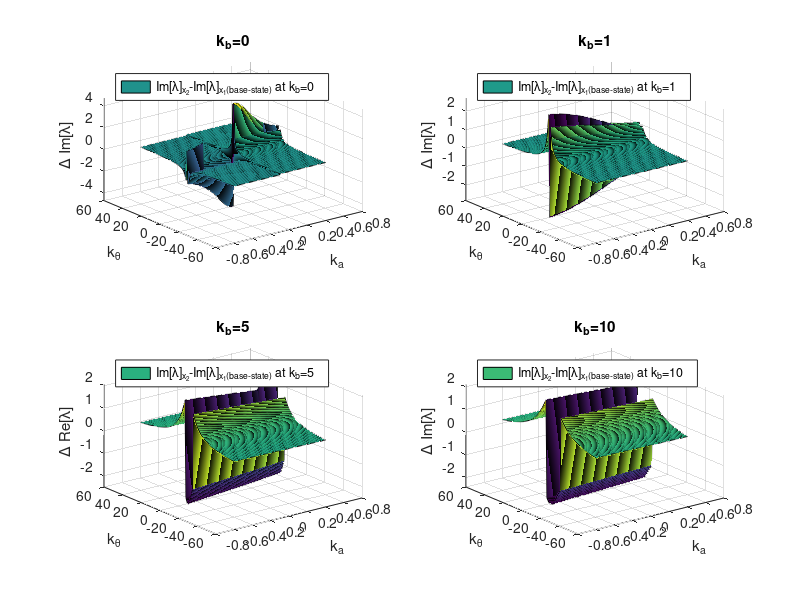

This figure's MATLAB source:
clc
clear
% 用来算平凡解

%系数
% A=u_a^*
% B=\frac{1}{\rho\phi}
% C=\alpha
% D=k_a
% E=k_{\theta}
% F=k_b
% H=\frac{1}{h_2}
% X=\lambda - here is F
A=1;
B=1;
C=pi/6;

F=0;

G=1;

H=1;

%网格
L = 0.5;
x = linspace(-L,L,100);
y = linspace(-100*L,100*L,100);

[X,Y]=meshgrid(x,y);

%解的函数关系
UP1=- ((F.^2 + Y.^2.*H.^2 + X.^2).*(2.*A.*X.^3 - imag((- 8.*(F.^2 - sin(C).*F.*H.*1i + Y.^2.*H.^2 - cos(C).*X.*H.*1i + X.^2).*(2.*A.^2.*X.^2.*H.^2.*cos(C).^2 - 2.*A.^2.*X.^2.*F.^2 - 2.*Y.^4.*G.^2.*H.^4 - 2.*A.^2.*X.^4 + 4.*Y.^2.*G.^2.*H.^4.*cos(C).^2 + 4.*F.^2.*G.^2.*H.^2.*cos(C).^2 + 2.*X.^2.*G.^2.*H.^2.*sin(2.*C) + 2.*Y.^2.*G.^2.*H.^4.*sin(2.*C) + A.^2.*X.^3.*H.*cos(C).*4i - 2.*A.^2.*X.^2.*Y.^2.*H.^2 - 2.*X.^2.*Y.^2.*G.^2.*H.^2 - 2.*Y.^2.*F.^2.*G.^2.*H.^2 - 4.*A.*X.^3.*Y.*G.*H + X.*Y.^2.*G.^2.*H.^3.*cos(C).*4i - 4.*X.*F.*G.^2.*H.^2.*cos(C).^2 + Y.^2.*F.*G.^2.*H.^3.*cos(C).*4i + A.^2.*X.*F.*H.^2.*sin(2.*C) - 2.*X.*F.*G.^2.*H.^2.*sin(2.*C) - 4.*A.*X.*Y.^3.*G.*H.^3 + A.^2.*X.*F.^2.*H.*cos(C).*2i + A.^2.*X.^2.*F.*H.*sin(C).*2i + A.*X.^2.*Y.*G.*H.^2.*cos(C).*8i + 6.*A.*X.*Y.*G.*H.^3.*cos(C).^2 + A.*Y.*F.^2.*G.*H.^2.*cos(C).*2i + 2.*A.*X.*Y.*G.*H.^3.*sin(2.*C) + A.*Y.*F.*G.*H.^3.*sin(2.*C) - 4.*A.*X.*Y.*F.^2.*G.*H + A.*X.*Y.*F.*G.*H.^2.*cos(C).*4i + A.*X.*Y.*F.*G.*H.^2.*sin(C).*2i) + (A.*X.^3.*4i + A.*X.*F.^2.*4i + Y.^3.*G.*H.^3.*4i + A.*X.*Y.^2.*H.^2.*4i + 6.*A.*X.^2.*H.*cos(C) + 2.*A.*F.^2.*H.*cos(C) - A.*X.*H.^2.*cos(C).^2.*2i - Y.*G.*H.^3.*cos(C).^2.*4i - A.*F.*H.^2.*sin(2.*C).*1i - Y.*G.*H.^3.*sin(2.*C).*2i + X.^2.*Y.*G.*H.*4i + Y.*F.^2.*G.*H.*4i + 4.*A.*X.*F.*H.*sin(C) + 6.*X.*Y.*G.*H.^2.*cos(C) + 4.*Y.*F.*G.*H.^2.*cos(C) + 2.*Y.*F.*G.*H.^2.*sin(C)).^2).^(1./2))./2 + 2.*A.*X.*F.^2 + 2.*Y.^3.*G.*H.^3 + 2.*A.*X.*Y.^2.*H.^2 - A.*X.*H.^2.*cos(C).^2 - 2.*Y.*G.*H.^3.*cos(C).^2 - (A.*F.*H.^2.*sin(2.*C))./2 - Y.*G.*H.^3.*sin(2.*C) + 2.*X.^2.*Y.*G.*H + 2.*Y.*F.^2.*G.*H))./(2.*((F.^2 + Y.^2.*H.^2 + X.^2).^2 + (X.*H.*cos(C) + F.*H.*sin(C)).^2)) - ((X.*H.*cos(C) + F.*H.*sin(C)).*(3.*A.*X.^2.*H.*cos(C) - real((- 8.*(F.^2 - sin(C).*F.*H.*1i + Y.^2.*H.^2 - cos(C).*X.*H.*1i + X.^2).*(2.*A.^2.*X.^2.*H.^2.*cos(C).^2 - 2.*A.^2.*X.^2.*F.^2 - 2.*Y.^4.*G.^2.*H.^4 - 2.*A.^2.*X.^4 + 4.*Y.^2.*G.^2.*H.^4.*cos(C).^2 + 4.*F.^2.*G.^2.*H.^2.*cos(C).^2 + 2.*X.^2.*G.^2.*H.^2.*sin(2.*C) + 2.*Y.^2.*G.^2.*H.^4.*sin(2.*C) + A.^2.*X.^3.*H.*cos(C).*4i - 2.*A.^2.*X.^2.*Y.^2.*H.^2 - 2.*X.^2.*Y.^2.*G.^2.*H.^2 - 2.*Y.^2.*F.^2.*G.^2.*H.^2 - 4.*A.*X.^3.*Y.*G.*H + X.*Y.^2.*G.^2.*H.^3.*cos(C).*4i - 4.*X.*F.*G.^2.*H.^2.*cos(C).^2 + Y.^2.*F.*G.^2.*H.^3.*cos(C).*4i + A.^2.*X.*F.*H.^2.*sin(2.*C) - 2.*X.*F.*G.^2.*H.^2.*sin(2.*C) - 4.*A.*X.*Y.^3.*G.*H.^3 + A.^2.*X.*F.^2.*H.*cos(C).*2i + A.^2.*X.^2.*F.*H.*sin(C).*2i + A.*X.^2.*Y.*G.*H.^2.*cos(C).*8i + 6.*A.*X.*Y.*G.*H.^3.*cos(C).^2 + A.*Y.*F.^2.*G.*H.^2.*cos(C).*2i + 2.*A.*X.*Y.*G.*H.^3.*sin(2.*C) + A.*Y.*F.*G.*H.^3.*sin(2.*C) - 4.*A.*X.*Y.*F.^2.*G.*H + A.*X.*Y.*F.*G.*H.^2.*cos(C).*4i + A.*X.*Y.*F.*G.*H.^2.*sin(C).*2i) + (A.*X.^3.*4i + A.*X.*F.^2.*4i + Y.^3.*G.*H.^3.*4i + A.*X.*Y.^2.*H.^2.*4i + 6.*A.*X.^2.*H.*cos(C) + 2.*A.*F.^2.*H.*cos(C) - A.*X.*H.^2.*cos(C).^2.*2i - Y.*G.*H.^3.*cos(C).^2.*4i - A.*F.*H.^2.*sin(2.*C).*1i - Y.*G.*H.^3.*sin(2.*C).*2i + X.^2.*Y.*G.*H.*4i + Y.*F.^2.*G.*H.*4i + 4.*A.*X.*F.*H.*sin(C) + 6.*X.*Y.*G.*H.^2.*cos(C) + 4.*Y.*F.*G.*H.^2.*cos(C) + 2.*Y.*F.*G.*H.^2.*sin(C)).^2).^(1./2))./2 + A.*F.^2.*H.*cos(C) + 2.*A.*X.*F.*H.*sin(C) + 3.*X.*Y.*G.*H.^2.*cos(C) + 2.*Y.*F.*G.*H.^2.*cos(C) + Y.*F.*G.*H.^2.*sin(C)))./(2.*((F.^2 + Y.^2.*H.^2 + X.^2).^2 + (X.*H.*cos(C) + F.*H.*sin(C)).^2));

UP2=- ((F.^2 + Y.^2.*H.^2 + X.^2).*(imag((- 8.*(F.^2 - sin(C).*F.*H.*1i + Y.^2.*H.^2 - cos(C).*X.*H.*1i + X.^2).*(2.*A.^2.*X.^2.*H.^2.*cos(C).^2 - 2.*A.^2.*X.^2.*F.^2 - 2.*Y.^4.*G.^2.*H.^4 - 2.*A.^2.*X.^4 + 4.*Y.^2.*G.^2.*H.^4.*cos(C).^2 + 4.*F.^2.*G.^2.*H.^2.*cos(C).^2 + 2.*X.^2.*G.^2.*H.^2.*sin(2.*C) + 2.*Y.^2.*G.^2.*H.^4.*sin(2.*C) + A.^2.*X.^3.*H.*cos(C).*4i - 2.*A.^2.*X.^2.*Y.^2.*H.^2 - 2.*X.^2.*Y.^2.*G.^2.*H.^2 - 2.*Y.^2.*F.^2.*G.^2.*H.^2 - 4.*A.*X.^3.*Y.*G.*H + X.*Y.^2.*G.^2.*H.^3.*cos(C).*4i - 4.*X.*F.*G.^2.*H.^2.*cos(C).^2 + Y.^2.*F.*G.^2.*H.^3.*cos(C).*4i + A.^2.*X.*F.*H.^2.*sin(2.*C) - 2.*X.*F.*G.^2.*H.^2.*sin(2.*C) - 4.*A.*X.*Y.^3.*G.*H.^3 + A.^2.*X.*F.^2.*H.*cos(C).*2i + A.^2.*X.^2.*F.*H.*sin(C).*2i + A.*X.^2.*Y.*G.*H.^2.*cos(C).*8i + 6.*A.*X.*Y.*G.*H.^3.*cos(C).^2 + A.*Y.*F.^2.*G.*H.^2.*cos(C).*2i + 2.*A.*X.*Y.*G.*H.^3.*sin(2.*C) + A.*Y.*F.*G.*H.^3.*sin(2.*C) - 4.*A.*X.*Y.*F.^2.*G.*H + A.*X.*Y.*F.*G.*H.^2.*cos(C).*4i + A.*X.*Y.*F.*G.*H.^2.*sin(C).*2i) + (A.*X.^3.*4i + A.*X.*F.^2.*4i + Y.^3.*G.*H.^3.*4i + A.*X.*Y.^2.*H.^2.*4i + 6.*A.*X.^2.*H.*cos(C) + 2.*A.*F.^2.*H.*cos(C) - A.*X.*H.^2.*cos(C).^2.*2i - Y.*G.*H.^3.*cos(C).^2.*4i - A.*F.*H.^2.*sin(2.*C).*1i - Y.*G.*H.^3.*sin(2.*C).*2i + X.^2.*Y.*G.*H.*4i + Y.*F.^2.*G.*H.*4i + 4.*A.*X.*F.*H.*sin(C) + 6.*X.*Y.*G.*H.^2.*cos(C) + 4.*Y.*F.*G.*H.^2.*cos(C) + 2.*Y.*F.*G.*H.^2.*sin(C)).^2).^(1./2))./2 + 2.*A.*X.^3 + 2.*A.*X.*F.^2 + 2.*Y.^3.*G.*H.^3 + 2.*A.*X.*Y.^2.*H.^2 - A.*X.*H.^2.*cos(C).^2 - 2.*Y.*G.*H.^3.*cos(C).^2 - (A.*F.*H.^2.*sin(2.*C))./2 - Y.*G.*H.^3.*sin(2.*C) + 2.*X.^2.*Y.*G.*H + 2.*Y.*F.^2.*G.*H))./(2.*((F.^2 + Y.^2.*H.^2 + X.^2).^2 + (X.*H.*cos(C) + F.*H.*sin(C)).^2)) - ((X.*H.*cos(C) + F.*H.*sin(C)).*(real((- 8.*(F.^2 - sin(C).*F.*H.*1i + Y.^2.*H.^2 - cos(C).*X.*H.*1i + X.^2).*(2.*A.^2.*X.^2.*H.^2.*cos(C).^2 - 2.*A.^2.*X.^2.*F.^2 - 2.*Y.^4.*G.^2.*H.^4 - 2.*A.^2.*X.^4 + 4.*Y.^2.*G.^2.*H.^4.*cos(C).^2 + 4.*F.^2.*G.^2.*H.^2.*cos(C).^2 + 2.*X.^2.*G.^2.*H.^2.*sin(2.*C) + 2.*Y.^2.*G.^2.*H.^4.*sin(2.*C) + A.^2.*X.^3.*H.*cos(C).*4i - 2.*A.^2.*X.^2.*Y.^2.*H.^2 - 2.*X.^2.*Y.^2.*G.^2.*H.^2 - 2.*Y.^2.*F.^2.*G.^2.*H.^2 - 4.*A.*X.^3.*Y.*G.*H + X.*Y.^2.*G.^2.*H.^3.*cos(C).*4i - 4.*X.*F.*G.^2.*H.^2.*cos(C).^2 + Y.^2.*F.*G.^2.*H.^3.*cos(C).*4i + A.^2.*X.*F.*H.^2.*sin(2.*C) - 2.*X.*F.*G.^2.*H.^2.*sin(2.*C) - 4.*A.*X.*Y.^3.*G.*H.^3 + A.^2.*X.*F.^2.*H.*cos(C).*2i + A.^2.*X.^2.*F.*H.*sin(C).*2i + A.*X.^2.*Y.*G.*H.^2.*cos(C).*8i + 6.*A.*X.*Y.*G.*H.^3.*cos(C).^2 + A.*Y.*F.^2.*G.*H.^2.*cos(C).*2i + 2.*A.*X.*Y.*G.*H.^3.*sin(2.*C) + A.*Y.*F.*G.*H.^3.*sin(2.*C) - 4.*A.*X.*Y.*F.^2.*G.*H + A.*X.*Y.*F.*G.*H.^2.*cos(C).*4i + A.*X.*Y.*F.*G.*H.^2.*sin(C).*2i) + (A.*X.^3.*4i + A.*X.*F.^2.*4i + Y.^3.*G.*H.^3.*4i + A.*X.*Y.^2.*H.^2.*4i + 6.*A.*X.^2.*H.*cos(C) + 2.*A.*F.^2.*H.*cos(C) - A.*X.*H.^2.*cos(C).^2.*2i - Y.*G.*H.^3.*cos(C).^2.*4i - A.*F.*H.^2.*sin(2.*C).*1i - Y.*G.*H.^3.*sin(2.*C).*2i + X.^2.*Y.*G.*H.*4i + Y.*F.^2.*G.*H.*4i + 4.*A.*X.*F.*H.*sin(C) + 6.*X.*Y.*G.*H.^2.*cos(C) + 4.*Y.*F.*G.*H.^2.*cos(C) + 2.*Y.*F.*G.*H.^2.*sin(C)).^2).^(1./2))./2 + 3.*A.*X.^2.*H.*cos(C) + A.*F.^2.*H.*cos(C) + 2.*A.*X.*F.*H.*sin(C) + 3.*X.*Y.*G.*H.^2.*cos(C) + 2.*Y.*F.*G.*H.^2.*cos(C) + Y.*F.*G.*H.^2.*sin(C)))./(2.*((F.^2 + Y.^2.*H.^2 + X.^2).^2 + (X.*H.*cos(C) + F.*H.*sin(C)).^2));

UP=UP2-UP1;
%
subplot(2,2,1)
surf(X,Y,UP);

zlim([-inf,inf])

legend('Im[\lambda]_{x_2}-Im[\lambda]_{x_1(base-state)} at k_b=0','Location','northwest')

%colorbar;
xlabel('k_a')
ylabel('k_{\theta}')
zlabel('\Delta Im[\lambda]')
title('k_b=0')

%
F=1;

%解的函数关系
UP1=- ((F.^2 + Y.^2.*H.^2 + X.^2).*(2.*A.*X.^3 - imag((- 8.*(F.^2 - sin(C).*F.*H.*1i + Y.^2.*H.^2 - cos(C).*X.*H.*1i + X.^2).*(2.*A.^2.*X.^2.*H.^2.*cos(C).^2 - 2.*A.^2.*X.^2.*F.^2 - 2.*Y.^4.*G.^2.*H.^4 - 2.*A.^2.*X.^4 + 4.*Y.^2.*G.^2.*H.^4.*cos(C).^2 + 4.*F.^2.*G.^2.*H.^2.*cos(C).^2 + 2.*X.^2.*G.^2.*H.^2.*sin(2.*C) + 2.*Y.^2.*G.^2.*H.^4.*sin(2.*C) + A.^2.*X.^3.*H.*cos(C).*4i - 2.*A.^2.*X.^2.*Y.^2.*H.^2 - 2.*X.^2.*Y.^2.*G.^2.*H.^2 - 2.*Y.^2.*F.^2.*G.^2.*H.^2 - 4.*A.*X.^3.*Y.*G.*H + X.*Y.^2.*G.^2.*H.^3.*cos(C).*4i - 4.*X.*F.*G.^2.*H.^2.*cos(C).^2 + Y.^2.*F.*G.^2.*H.^3.*cos(C).*4i + A.^2.*X.*F.*H.^2.*sin(2.*C) - 2.*X.*F.*G.^2.*H.^2.*sin(2.*C) - 4.*A.*X.*Y.^3.*G.*H.^3 + A.^2.*X.*F.^2.*H.*cos(C).*2i + A.^2.*X.^2.*F.*H.*sin(C).*2i + A.*X.^2.*Y.*G.*H.^2.*cos(C).*8i + 6.*A.*X.*Y.*G.*H.^3.*cos(C).^2 + A.*Y.*F.^2.*G.*H.^2.*cos(C).*2i + 2.*A.*X.*Y.*G.*H.^3.*sin(2.*C) + A.*Y.*F.*G.*H.^3.*sin(2.*C) - 4.*A.*X.*Y.*F.^2.*G.*H + A.*X.*Y.*F.*G.*H.^2.*cos(C).*4i + A.*X.*Y.*F.*G.*H.^2.*sin(C).*2i) + (A.*X.^3.*4i + A.*X.*F.^2.*4i + Y.^3.*G.*H.^3.*4i + A.*X.*Y.^2.*H.^2.*4i + 6.*A.*X.^2.*H.*cos(C) + 2.*A.*F.^2.*H.*cos(C) - A.*X.*H.^2.*cos(C).^2.*2i - Y.*G.*H.^3.*cos(C).^2.*4i - A.*F.*H.^2.*sin(2.*C).*1i - Y.*G.*H.^3.*sin(2.*C).*2i + X.^2.*Y.*G.*H.*4i + Y.*F.^2.*G.*H.*4i + 4.*A.*X.*F.*H.*sin(C) + 6.*X.*Y.*G.*H.^2.*cos(C) + 4.*Y.*F.*G.*H.^2.*cos(C) + 2.*Y.*F.*G.*H.^2.*sin(C)).^2).^(1./2))./2 + 2.*A.*X.*F.^2 + 2.*Y.^3.*G.*H.^3 + 2.*A.*X.*Y.^2.*H.^2 - A.*X.*H.^2.*cos(C).^2 - 2.*Y.*G.*H.^3.*cos(C).^2 - (A.*F.*H.^2.*sin(2.*C))./2 - Y.*G.*H.^3.*sin(2.*C) + 2.*X.^2.*Y.*G.*H + 2.*Y.*F.^2.*G.*H))./(2.*((F.^2 + Y.^2.*H.^2 + X.^2).^2 + (X.*H.*cos(C) + F.*H.*sin(C)).^2)) - ((X.*H.*cos(C) + F.*H.*sin(C)).*(3.*A.*X.^2.*H.*cos(C) - real((- 8.*(F.^2 - sin(C).*F.*H.*1i + Y.^2.*H.^2 - cos(C).*X.*H.*1i + X.^2).*(2.*A.^2.*X.^2.*H.^2.*cos(C).^2 - 2.*A.^2.*X.^2.*F.^2 - 2.*Y.^4.*G.^2.*H.^4 - 2.*A.^2.*X.^4 + 4.*Y.^2.*G.^2.*H.^4.*cos(C).^2 + 4.*F.^2.*G.^2.*H.^2.*cos(C).^2 + 2.*X.^2.*G.^2.*H.^2.*sin(2.*C) + 2.*Y.^2.*G.^2.*H.^4.*sin(2.*C) + A.^2.*X.^3.*H.*cos(C).*4i - 2.*A.^2.*X.^2.*Y.^2.*H.^2 - 2.*X.^2.*Y.^2.*G.^2.*H.^2 - 2.*Y.^2.*F.^2.*G.^2.*H.^2 - 4.*A.*X.^3.*Y.*G.*H + X.*Y.^2.*G.^2.*H.^3.*cos(C).*4i - 4.*X.*F.*G.^2.*H.^2.*cos(C).^2 + Y.^2.*F.*G.^2.*H.^3.*cos(C).*4i + A.^2.*X.*F.*H.^2.*sin(2.*C) - 2.*X.*F.*G.^2.*H.^2.*sin(2.*C) - 4.*A.*X.*Y.^3.*G.*H.^3 + A.^2.*X.*F.^2.*H.*cos(C).*2i + A.^2.*X.^2.*F.*H.*sin(C).*2i + A.*X.^2.*Y.*G.*H.^2.*cos(C).*8i + 6.*A.*X.*Y.*G.*H.^3.*cos(C).^2 + A.*Y.*F.^2.*G.*H.^2.*cos(C).*2i + 2.*A.*X.*Y.*G.*H.^3.*sin(2.*C) + A.*Y.*F.*G.*H.^3.*sin(2.*C) - 4.*A.*X.*Y.*F.^2.*G.*H + A.*X.*Y.*F.*G.*H.^2.*cos(C).*4i + A.*X.*Y.*F.*G.*H.^2.*sin(C).*2i) + (A.*X.^3.*4i + A.*X.*F.^2.*4i + Y.^3.*G.*H.^3.*4i + A.*X.*Y.^2.*H.^2.*4i + 6.*A.*X.^2.*H.*cos(C) + 2.*A.*F.^2.*H.*cos(C) - A.*X.*H.^2.*cos(C).^2.*2i - Y.*G.*H.^3.*cos(C).^2.*4i - A.*F.*H.^2.*sin(2.*C).*1i - Y.*G.*H.^3.*sin(2.*C).*2i + X.^2.*Y.*G.*H.*4i + Y.*F.^2.*G.*H.*4i + 4.*A.*X.*F.*H.*sin(C) + 6.*X.*Y.*G.*H.^2.*cos(C) + 4.*Y.*F.*G.*H.^2.*cos(C) + 2.*Y.*F.*G.*H.^2.*sin(C)).^2).^(1./2))./2 + A.*F.^2.*H.*cos(C) + 2.*A.*X.*F.*H.*sin(C) + 3.*X.*Y.*G.*H.^2.*cos(C) + 2.*Y.*F.*G.*H.^2.*cos(C) + Y.*F.*G.*H.^2.*sin(C)))./(2.*((F.^2 + Y.^2.*H.^2 + X.^2).^2 + (X.*H.*cos(C) + F.*H.*sin(C)).^2));

UP2=- ((F.^2 + Y.^2.*H.^2 + X.^2).*(imag((- 8.*(F.^2 - sin(C).*F.*H.*1i + Y.^2.*H.^2 - cos(C).*X.*H.*1i + X.^2).*(2.*A.^2.*X.^2.*H.^2.*cos(C).^2 - 2.*A.^2.*X.^2.*F.^2 - 2.*Y.^4.*G.^2.*H.^4 - 2.*A.^2.*X.^4 + 4.*Y.^2.*G.^2.*H.^4.*cos(C).^2 + 4.*F.^2.*G.^2.*H.^2.*cos(C).^2 + 2.*X.^2.*G.^2.*H.^2.*sin(2.*C) + 2.*Y.^2.*G.^2.*H.^4.*sin(2.*C) + A.^2.*X.^3.*H.*cos(C).*4i - 2.*A.^2.*X.^2.*Y.^2.*H.^2 - 2.*X.^2.*Y.^2.*G.^2.*H.^2 - 2.*Y.^2.*F.^2.*G.^2.*H.^2 - 4.*A.*X.^3.*Y.*G.*H + X.*Y.^2.*G.^2.*H.^3.*cos(C).*4i - 4.*X.*F.*G.^2.*H.^2.*cos(C).^2 + Y.^2.*F.*G.^2.*H.^3.*cos(C).*4i + A.^2.*X.*F.*H.^2.*sin(2.*C) - 2.*X.*F.*G.^2.*H.^2.*sin(2.*C) - 4.*A.*X.*Y.^3.*G.*H.^3 + A.^2.*X.*F.^2.*H.*cos(C).*2i + A.^2.*X.^2.*F.*H.*sin(C).*2i + A.*X.^2.*Y.*G.*H.^2.*cos(C).*8i + 6.*A.*X.*Y.*G.*H.^3.*cos(C).^2 + A.*Y.*F.^2.*G.*H.^2.*cos(C).*2i + 2.*A.*X.*Y.*G.*H.^3.*sin(2.*C) + A.*Y.*F.*G.*H.^3.*sin(2.*C) - 4.*A.*X.*Y.*F.^2.*G.*H + A.*X.*Y.*F.*G.*H.^2.*cos(C).*4i + A.*X.*Y.*F.*G.*H.^2.*sin(C).*2i) + (A.*X.^3.*4i + A.*X.*F.^2.*4i + Y.^3.*G.*H.^3.*4i + A.*X.*Y.^2.*H.^2.*4i + 6.*A.*X.^2.*H.*cos(C) + 2.*A.*F.^2.*H.*cos(C) - A.*X.*H.^2.*cos(C).^2.*2i - Y.*G.*H.^3.*cos(C).^2.*4i - A.*F.*H.^2.*sin(2.*C).*1i - Y.*G.*H.^3.*sin(2.*C).*2i + X.^2.*Y.*G.*H.*4i + Y.*F.^2.*G.*H.*4i + 4.*A.*X.*F.*H.*sin(C) + 6.*X.*Y.*G.*H.^2.*cos(C) + 4.*Y.*F.*G.*H.^2.*cos(C) + 2.*Y.*F.*G.*H.^2.*sin(C)).^2).^(1./2))./2 + 2.*A.*X.^3 + 2.*A.*X.*F.^2 + 2.*Y.^3.*G.*H.^3 + 2.*A.*X.*Y.^2.*H.^2 - A.*X.*H.^2.*cos(C).^2 - 2.*Y.*G.*H.^3.*cos(C).^2 - (A.*F.*H.^2.*sin(2.*C))./2 - Y.*G.*H.^3.*sin(2.*C) + 2.*X.^2.*Y.*G.*H + 2.*Y.*F.^2.*G.*H))./(2.*((F.^2 + Y.^2.*H.^2 + X.^2).^2 + (X.*H.*cos(C) + F.*H.*sin(C)).^2)) - ((X.*H.*cos(C) + F.*H.*sin(C)).*(real((- 8.*(F.^2 - sin(C).*F.*H.*1i + Y.^2.*H.^2 - cos(C).*X.*H.*1i + X.^2).*(2.*A.^2.*X.^2.*H.^2.*cos(C).^2 - 2.*A.^2.*X.^2.*F.^2 - 2.*Y.^4.*G.^2.*H.^4 - 2.*A.^2.*X.^4 + 4.*Y.^2.*G.^2.*H.^4.*cos(C).^2 + 4.*F.^2.*G.^2.*H.^2.*cos(C).^2 + 2.*X.^2.*G.^2.*H.^2.*sin(2.*C) + 2.*Y.^2.*G.^2.*H.^4.*sin(2.*C) + A.^2.*X.^3.*H.*cos(C).*4i - 2.*A.^2.*X.^2.*Y.^2.*H.^2 - 2.*X.^2.*Y.^2.*G.^2.*H.^2 - 2.*Y.^2.*F.^2.*G.^2.*H.^2 - 4.*A.*X.^3.*Y.*G.*H + X.*Y.^2.*G.^2.*H.^3.*cos(C).*4i - 4.*X.*F.*G.^2.*H.^2.*cos(C).^2 + Y.^2.*F.*G.^2.*H.^3.*cos(C).*4i + A.^2.*X.*F.*H.^2.*sin(2.*C) - 2.*X.*F.*G.^2.*H.^2.*sin(2.*C) - 4.*A.*X.*Y.^3.*G.*H.^3 + A.^2.*X.*F.^2.*H.*cos(C).*2i + A.^2.*X.^2.*F.*H.*sin(C).*2i + A.*X.^2.*Y.*G.*H.^2.*cos(C).*8i + 6.*A.*X.*Y.*G.*H.^3.*cos(C).^2 + A.*Y.*F.^2.*G.*H.^2.*cos(C).*2i + 2.*A.*X.*Y.*G.*H.^3.*sin(2.*C) + A.*Y.*F.*G.*H.^3.*sin(2.*C) - 4.*A.*X.*Y.*F.^2.*G.*H + A.*X.*Y.*F.*G.*H.^2.*cos(C).*4i + A.*X.*Y.*F.*G.*H.^2.*sin(C).*2i) + (A.*X.^3.*4i + A.*X.*F.^2.*4i + Y.^3.*G.*H.^3.*4i + A.*X.*Y.^2.*H.^2.*4i + 6.*A.*X.^2.*H.*cos(C) + 2.*A.*F.^2.*H.*cos(C) - A.*X.*H.^2.*cos(C).^2.*2i - Y.*G.*H.^3.*cos(C).^2.*4i - A.*F.*H.^2.*sin(2.*C).*1i - Y.*G.*H.^3.*sin(2.*C).*2i + X.^2.*Y.*G.*H.*4i + Y.*F.^2.*G.*H.*4i + 4.*A.*X.*F.*H.*sin(C) + 6.*X.*Y.*G.*H.^2.*cos(C) + 4.*Y.*F.*G.*H.^2.*cos(C) + 2.*Y.*F.*G.*H.^2.*sin(C)).^2).^(1./2))./2 + 3.*A.*X.^2.*H.*cos(C) + A.*F.^2.*H.*cos(C) + 2.*A.*X.*F.*H.*sin(C) + 3.*X.*Y.*G.*H.^2.*cos(C) + 2.*Y.*F.*G.*H.^2.*cos(C) + Y.*F.*G.*H.^2.*sin(C)))./(2.*((F.^2 + Y.^2.*H.^2 + X.^2).^2 + (X.*H.*cos(C) + F.*H.*sin(C)).^2));

UP=UP2-UP1;


%
subplot(2,2,2)
surf(X,Y,UP);

zlim([-inf,inf])

legend('Im[\lambda]_{x_2}-Im[\lambda]_{x_1(base-state)} at k_b=1','Location','northwest')

%colorbar;
xlabel('k_a')
ylabel('k_{\theta}')
zlabel('\Delta Im[\lambda]')
title('k_b=1')

%
F=5;

%解的函数关系
UP1=- ((F.^2 + Y.^2.*H.^2 + X.^2).*(2.*A.*X.^3 - imag((- 8.*(F.^2 - sin(C).*F.*H.*1i + Y.^2.*H.^2 - cos(C).*X.*H.*1i + X.^2).*(2.*A.^2.*X.^2.*H.^2.*cos(C).^2 - 2.*A.^2.*X.^2.*F.^2 - 2.*Y.^4.*G.^2.*H.^4 - 2.*A.^2.*X.^4 + 4.*Y.^2.*G.^2.*H.^4.*cos(C).^2 + 4.*F.^2.*G.^2.*H.^2.*cos(C).^2 + 2.*X.^2.*G.^2.*H.^2.*sin(2.*C) + 2.*Y.^2.*G.^2.*H.^4.*sin(2.*C) + A.^2.*X.^3.*H.*cos(C).*4i - 2.*A.^2.*X.^2.*Y.^2.*H.^2 - 2.*X.^2.*Y.^2.*G.^2.*H.^2 - 2.*Y.^2.*F.^2.*G.^2.*H.^2 - 4.*A.*X.^3.*Y.*G.*H + X.*Y.^2.*G.^2.*H.^3.*cos(C).*4i - 4.*X.*F.*G.^2.*H.^2.*cos(C).^2 + Y.^2.*F.*G.^2.*H.^3.*cos(C).*4i + A.^2.*X.*F.*H.^2.*sin(2.*C) - 2.*X.*F.*G.^2.*H.^2.*sin(2.*C) - 4.*A.*X.*Y.^3.*G.*H.^3 + A.^2.*X.*F.^2.*H.*cos(C).*2i + A.^2.*X.^2.*F.*H.*sin(C).*2i + A.*X.^2.*Y.*G.*H.^2.*cos(C).*8i + 6.*A.*X.*Y.*G.*H.^3.*cos(C).^2 + A.*Y.*F.^2.*G.*H.^2.*cos(C).*2i + 2.*A.*X.*Y.*G.*H.^3.*sin(2.*C) + A.*Y.*F.*G.*H.^3.*sin(2.*C) - 4.*A.*X.*Y.*F.^2.*G.*H + A.*X.*Y.*F.*G.*H.^2.*cos(C).*4i + A.*X.*Y.*F.*G.*H.^2.*sin(C).*2i) + (A.*X.^3.*4i + A.*X.*F.^2.*4i + Y.^3.*G.*H.^3.*4i + A.*X.*Y.^2.*H.^2.*4i + 6.*A.*X.^2.*H.*cos(C) + 2.*A.*F.^2.*H.*cos(C) - A.*X.*H.^2.*cos(C).^2.*2i - Y.*G.*H.^3.*cos(C).^2.*4i - A.*F.*H.^2.*sin(2.*C).*1i - Y.*G.*H.^3.*sin(2.*C).*2i + X.^2.*Y.*G.*H.*4i + Y.*F.^2.*G.*H.*4i + 4.*A.*X.*F.*H.*sin(C) + 6.*X.*Y.*G.*H.^2.*cos(C) + 4.*Y.*F.*G.*H.^2.*cos(C) + 2.*Y.*F.*G.*H.^2.*sin(C)).^2).^(1./2))./2 + 2.*A.*X.*F.^2 + 2.*Y.^3.*G.*H.^3 + 2.*A.*X.*Y.^2.*H.^2 - A.*X.*H.^2.*cos(C).^2 - 2.*Y.*G.*H.^3.*cos(C).^2 - (A.*F.*H.^2.*sin(2.*C))./2 - Y.*G.*H.^3.*sin(2.*C) + 2.*X.^2.*Y.*G.*H + 2.*Y.*F.^2.*G.*H))./(2.*((F.^2 + Y.^2.*H.^2 + X.^2).^2 + (X.*H.*cos(C) + F.*H.*sin(C)).^2)) - ((X.*H.*cos(C) + F.*H.*sin(C)).*(3.*A.*X.^2.*H.*cos(C) - real((- 8.*(F.^2 - sin(C).*F.*H.*1i + Y.^2.*H.^2 - cos(C).*X.*H.*1i + X.^2).*(2.*A.^2.*X.^2.*H.^2.*cos(C).^2 - 2.*A.^2.*X.^2.*F.^2 - 2.*Y.^4.*G.^2.*H.^4 - 2.*A.^2.*X.^4 + 4.*Y.^2.*G.^2.*H.^4.*cos(C).^2 + 4.*F.^2.*G.^2.*H.^2.*cos(C).^2 + 2.*X.^2.*G.^2.*H.^2.*sin(2.*C) + 2.*Y.^2.*G.^2.*H.^4.*sin(2.*C) + A.^2.*X.^3.*H.*cos(C).*4i - 2.*A.^2.*X.^2.*Y.^2.*H.^2 - 2.*X.^2.*Y.^2.*G.^2.*H.^2 - 2.*Y.^2.*F.^2.*G.^2.*H.^2 - 4.*A.*X.^3.*Y.*G.*H + X.*Y.^2.*G.^2.*H.^3.*cos(C).*4i - 4.*X.*F.*G.^2.*H.^2.*cos(C).^2 + Y.^2.*F.*G.^2.*H.^3.*cos(C).*4i + A.^2.*X.*F.*H.^2.*sin(2.*C) - 2.*X.*F.*G.^2.*H.^2.*sin(2.*C) - 4.*A.*X.*Y.^3.*G.*H.^3 + A.^2.*X.*F.^2.*H.*cos(C).*2i + A.^2.*X.^2.*F.*H.*sin(C).*2i + A.*X.^2.*Y.*G.*H.^2.*cos(C).*8i + 6.*A.*X.*Y.*G.*H.^3.*cos(C).^2 + A.*Y.*F.^2.*G.*H.^2.*cos(C).*2i + 2.*A.*X.*Y.*G.*H.^3.*sin(2.*C) + A.*Y.*F.*G.*H.^3.*sin(2.*C) - 4.*A.*X.*Y.*F.^2.*G.*H + A.*X.*Y.*F.*G.*H.^2.*cos(C).*4i + A.*X.*Y.*F.*G.*H.^2.*sin(C).*2i) + (A.*X.^3.*4i + A.*X.*F.^2.*4i + Y.^3.*G.*H.^3.*4i + A.*X.*Y.^2.*H.^2.*4i + 6.*A.*X.^2.*H.*cos(C) + 2.*A.*F.^2.*H.*cos(C) - A.*X.*H.^2.*cos(C).^2.*2i - Y.*G.*H.^3.*cos(C).^2.*4i - A.*F.*H.^2.*sin(2.*C).*1i - Y.*G.*H.^3.*sin(2.*C).*2i + X.^2.*Y.*G.*H.*4i + Y.*F.^2.*G.*H.*4i + 4.*A.*X.*F.*H.*sin(C) + 6.*X.*Y.*G.*H.^2.*cos(C) + 4.*Y.*F.*G.*H.^2.*cos(C) + 2.*Y.*F.*G.*H.^2.*sin(C)).^2).^(1./2))./2 + A.*F.^2.*H.*cos(C) + 2.*A.*X.*F.*H.*sin(C) + 3.*X.*Y.*G.*H.^2.*cos(C) + 2.*Y.*F.*G.*H.^2.*cos(C) + Y.*F.*G.*H.^2.*sin(C)))./(2.*((F.^2 + Y.^2.*H.^2 + X.^2).^2 + (X.*H.*cos(C) + F.*H.*sin(C)).^2));

UP2=- ((F.^2 + Y.^2.*H.^2 + X.^2).*(imag((- 8.*(F.^2 - sin(C).*F.*H.*1i + Y.^2.*H.^2 - cos(C).*X.*H.*1i + X.^2).*(2.*A.^2.*X.^2.*H.^2.*cos(C).^2 - 2.*A.^2.*X.^2.*F.^2 - 2.*Y.^4.*G.^2.*H.^4 - 2.*A.^2.*X.^4 + 4.*Y.^2.*G.^2.*H.^4.*cos(C).^2 + 4.*F.^2.*G.^2.*H.^2.*cos(C).^2 + 2.*X.^2.*G.^2.*H.^2.*sin(2.*C) + 2.*Y.^2.*G.^2.*H.^4.*sin(2.*C) + A.^2.*X.^3.*H.*cos(C).*4i - 2.*A.^2.*X.^2.*Y.^2.*H.^2 - 2.*X.^2.*Y.^2.*G.^2.*H.^2 - 2.*Y.^2.*F.^2.*G.^2.*H.^2 - 4.*A.*X.^3.*Y.*G.*H + X.*Y.^2.*G.^2.*H.^3.*cos(C).*4i - 4.*X.*F.*G.^2.*H.^2.*cos(C).^2 + Y.^2.*F.*G.^2.*H.^3.*cos(C).*4i + A.^2.*X.*F.*H.^2.*sin(2.*C) - 2.*X.*F.*G.^2.*H.^2.*sin(2.*C) - 4.*A.*X.*Y.^3.*G.*H.^3 + A.^2.*X.*F.^2.*H.*cos(C).*2i + A.^2.*X.^2.*F.*H.*sin(C).*2i + A.*X.^2.*Y.*G.*H.^2.*cos(C).*8i + 6.*A.*X.*Y.*G.*H.^3.*cos(C).^2 + A.*Y.*F.^2.*G.*H.^2.*cos(C).*2i + 2.*A.*X.*Y.*G.*H.^3.*sin(2.*C) + A.*Y.*F.*G.*H.^3.*sin(2.*C) - 4.*A.*X.*Y.*F.^2.*G.*H + A.*X.*Y.*F.*G.*H.^2.*cos(C).*4i + A.*X.*Y.*F.*G.*H.^2.*sin(C).*2i) + (A.*X.^3.*4i + A.*X.*F.^2.*4i + Y.^3.*G.*H.^3.*4i + A.*X.*Y.^2.*H.^2.*4i + 6.*A.*X.^2.*H.*cos(C) + 2.*A.*F.^2.*H.*cos(C) - A.*X.*H.^2.*cos(C).^2.*2i - Y.*G.*H.^3.*cos(C).^2.*4i - A.*F.*H.^2.*sin(2.*C).*1i - Y.*G.*H.^3.*sin(2.*C).*2i + X.^2.*Y.*G.*H.*4i + Y.*F.^2.*G.*H.*4i + 4.*A.*X.*F.*H.*sin(C) + 6.*X.*Y.*G.*H.^2.*cos(C) + 4.*Y.*F.*G.*H.^2.*cos(C) + 2.*Y.*F.*G.*H.^2.*sin(C)).^2).^(1./2))./2 + 2.*A.*X.^3 + 2.*A.*X.*F.^2 + 2.*Y.^3.*G.*H.^3 + 2.*A.*X.*Y.^2.*H.^2 - A.*X.*H.^2.*cos(C).^2 - 2.*Y.*G.*H.^3.*cos(C).^2 - (A.*F.*H.^2.*sin(2.*C))./2 - Y.*G.*H.^3.*sin(2.*C) + 2.*X.^2.*Y.*G.*H + 2.*Y.*F.^2.*G.*H))./(2.*((F.^2 + Y.^2.*H.^2 + X.^2).^2 + (X.*H.*cos(C) + F.*H.*sin(C)).^2)) - ((X.*H.*cos(C) + F.*H.*sin(C)).*(real((- 8.*(F.^2 - sin(C).*F.*H.*1i + Y.^2.*H.^2 - cos(C).*X.*H.*1i + X.^2).*(2.*A.^2.*X.^2.*H.^2.*cos(C).^2 - 2.*A.^2.*X.^2.*F.^2 - 2.*Y.^4.*G.^2.*H.^4 - 2.*A.^2.*X.^4 + 4.*Y.^2.*G.^2.*H.^4.*cos(C).^2 + 4.*F.^2.*G.^2.*H.^2.*cos(C).^2 + 2.*X.^2.*G.^2.*H.^2.*sin(2.*C) + 2.*Y.^2.*G.^2.*H.^4.*sin(2.*C) + A.^2.*X.^3.*H.*cos(C).*4i - 2.*A.^2.*X.^2.*Y.^2.*H.^2 - 2.*X.^2.*Y.^2.*G.^2.*H.^2 - 2.*Y.^2.*F.^2.*G.^2.*H.^2 - 4.*A.*X.^3.*Y.*G.*H + X.*Y.^2.*G.^2.*H.^3.*cos(C).*4i - 4.*X.*F.*G.^2.*H.^2.*cos(C).^2 + Y.^2.*F.*G.^2.*H.^3.*cos(C).*4i + A.^2.*X.*F.*H.^2.*sin(2.*C) - 2.*X.*F.*G.^2.*H.^2.*sin(2.*C) - 4.*A.*X.*Y.^3.*G.*H.^3 + A.^2.*X.*F.^2.*H.*cos(C).*2i + A.^2.*X.^2.*F.*H.*sin(C).*2i + A.*X.^2.*Y.*G.*H.^2.*cos(C).*8i + 6.*A.*X.*Y.*G.*H.^3.*cos(C).^2 + A.*Y.*F.^2.*G.*H.^2.*cos(C).*2i + 2.*A.*X.*Y.*G.*H.^3.*sin(2.*C) + A.*Y.*F.*G.*H.^3.*sin(2.*C) - 4.*A.*X.*Y.*F.^2.*G.*H + A.*X.*Y.*F.*G.*H.^2.*cos(C).*4i + A.*X.*Y.*F.*G.*H.^2.*sin(C).*2i) + (A.*X.^3.*4i + A.*X.*F.^2.*4i + Y.^3.*G.*H.^3.*4i + A.*X.*Y.^2.*H.^2.*4i + 6.*A.*X.^2.*H.*cos(C) + 2.*A.*F.^2.*H.*cos(C) - A.*X.*H.^2.*cos(C).^2.*2i - Y.*G.*H.^3.*cos(C).^2.*4i - A.*F.*H.^2.*sin(2.*C).*1i - Y.*G.*H.^3.*sin(2.*C).*2i + X.^2.*Y.*G.*H.*4i + Y.*F.^2.*G.*H.*4i + 4.*A.*X.*F.*H.*sin(C) + 6.*X.*Y.*G.*H.^2.*cos(C) + 4.*Y.*F.*G.*H.^2.*cos(C) + 2.*Y.*F.*G.*H.^2.*sin(C)).^2).^(1./2))./2 + 3.*A.*X.^2.*H.*cos(C) + A.*F.^2.*H.*cos(C) + 2.*A.*X.*F.*H.*sin(C) + 3.*X.*Y.*G.*H.^2.*cos(C) + 2.*Y.*F.*G.*H.^2.*cos(C) + Y.*F.*G.*H.^2.*sin(C)))./(2.*((F.^2 + Y.^2.*H.^2 + X.^2).^2 + (X.*H.*cos(C) + F.*H.*sin(C)).^2));

UP=UP2-UP1; 


%
subplot(2,2,3)
surf(X,Y,UP);

zlim([-inf,inf])

legend('Im[\lambda]_{x_2}-Im[\lambda]_{x_1(base-state)} at k_b=5','Location','northwest')

%colorbar;
xlabel('k_a')
ylabel('k_{\theta}')
zlabel('\Delta Re[\lambda]')
title('k_b=5')

%
F=10;

%解的函数关系
UP1=- ((F.^2 + Y.^2.*H.^2 + X.^2).*(2.*A.*X.^3 - imag((- 8.*(F.^2 - sin(C).*F.*H.*1i + Y.^2.*H.^2 - cos(C).*X.*H.*1i + X.^2).*(2.*A.^2.*X.^2.*H.^2.*cos(C).^2 - 2.*A.^2.*X.^2.*F.^2 - 2.*Y.^4.*G.^2.*H.^4 - 2.*A.^2.*X.^4 + 4.*Y.^2.*G.^2.*H.^4.*cos(C).^2 + 4.*F.^2.*G.^2.*H.^2.*cos(C).^2 + 2.*X.^2.*G.^2.*H.^2.*sin(2.*C) + 2.*Y.^2.*G.^2.*H.^4.*sin(2.*C) + A.^2.*X.^3.*H.*cos(C).*4i - 2.*A.^2.*X.^2.*Y.^2.*H.^2 - 2.*X.^2.*Y.^2.*G.^2.*H.^2 - 2.*Y.^2.*F.^2.*G.^2.*H.^2 - 4.*A.*X.^3.*Y.*G.*H + X.*Y.^2.*G.^2.*H.^3.*cos(C).*4i - 4.*X.*F.*G.^2.*H.^2.*cos(C).^2 + Y.^2.*F.*G.^2.*H.^3.*cos(C).*4i + A.^2.*X.*F.*H.^2.*sin(2.*C) - 2.*X.*F.*G.^2.*H.^2.*sin(2.*C) - 4.*A.*X.*Y.^3.*G.*H.^3 + A.^2.*X.*F.^2.*H.*cos(C).*2i + A.^2.*X.^2.*F.*H.*sin(C).*2i + A.*X.^2.*Y.*G.*H.^2.*cos(C).*8i + 6.*A.*X.*Y.*G.*H.^3.*cos(C).^2 + A.*Y.*F.^2.*G.*H.^2.*cos(C).*2i + 2.*A.*X.*Y.*G.*H.^3.*sin(2.*C) + A.*Y.*F.*G.*H.^3.*sin(2.*C) - 4.*A.*X.*Y.*F.^2.*G.*H + A.*X.*Y.*F.*G.*H.^2.*cos(C).*4i + A.*X.*Y.*F.*G.*H.^2.*sin(C).*2i) + (A.*X.^3.*4i + A.*X.*F.^2.*4i + Y.^3.*G.*H.^3.*4i + A.*X.*Y.^2.*H.^2.*4i + 6.*A.*X.^2.*H.*cos(C) + 2.*A.*F.^2.*H.*cos(C) - A.*X.*H.^2.*cos(C).^2.*2i - Y.*G.*H.^3.*cos(C).^2.*4i - A.*F.*H.^2.*sin(2.*C).*1i - Y.*G.*H.^3.*sin(2.*C).*2i + X.^2.*Y.*G.*H.*4i + Y.*F.^2.*G.*H.*4i + 4.*A.*X.*F.*H.*sin(C) + 6.*X.*Y.*G.*H.^2.*cos(C) + 4.*Y.*F.*G.*H.^2.*cos(C) + 2.*Y.*F.*G.*H.^2.*sin(C)).^2).^(1./2))./2 + 2.*A.*X.*F.^2 + 2.*Y.^3.*G.*H.^3 + 2.*A.*X.*Y.^2.*H.^2 - A.*X.*H.^2.*cos(C).^2 - 2.*Y.*G.*H.^3.*cos(C).^2 - (A.*F.*H.^2.*sin(2.*C))./2 - Y.*G.*H.^3.*sin(2.*C) + 2.*X.^2.*Y.*G.*H + 2.*Y.*F.^2.*G.*H))./(2.*((F.^2 + Y.^2.*H.^2 + X.^2).^2 + (X.*H.*cos(C) + F.*H.*sin(C)).^2)) - ((X.*H.*cos(C) + F.*H.*sin(C)).*(3.*A.*X.^2.*H.*cos(C) - real((- 8.*(F.^2 - sin(C).*F.*H.*1i + Y.^2.*H.^2 - cos(C).*X.*H.*1i + X.^2).*(2.*A.^2.*X.^2.*H.^2.*cos(C).^2 - 2.*A.^2.*X.^2.*F.^2 - 2.*Y.^4.*G.^2.*H.^4 - 2.*A.^2.*X.^4 + 4.*Y.^2.*G.^2.*H.^4.*cos(C).^2 + 4.*F.^2.*G.^2.*H.^2.*cos(C).^2 + 2.*X.^2.*G.^2.*H.^2.*sin(2.*C) + 2.*Y.^2.*G.^2.*H.^4.*sin(2.*C) + A.^2.*X.^3.*H.*cos(C).*4i - 2.*A.^2.*X.^2.*Y.^2.*H.^2 - 2.*X.^2.*Y.^2.*G.^2.*H.^2 - 2.*Y.^2.*F.^2.*G.^2.*H.^2 - 4.*A.*X.^3.*Y.*G.*H + X.*Y.^2.*G.^2.*H.^3.*cos(C).*4i - 4.*X.*F.*G.^2.*H.^2.*cos(C).^2 + Y.^2.*F.*G.^2.*H.^3.*cos(C).*4i + A.^2.*X.*F.*H.^2.*sin(2.*C) - 2.*X.*F.*G.^2.*H.^2.*sin(2.*C) - 4.*A.*X.*Y.^3.*G.*H.^3 + A.^2.*X.*F.^2.*H.*cos(C).*2i + A.^2.*X.^2.*F.*H.*sin(C).*2i + A.*X.^2.*Y.*G.*H.^2.*cos(C).*8i + 6.*A.*X.*Y.*G.*H.^3.*cos(C).^2 + A.*Y.*F.^2.*G.*H.^2.*cos(C).*2i + 2.*A.*X.*Y.*G.*H.^3.*sin(2.*C) + A.*Y.*F.*G.*H.^3.*sin(2.*C) - 4.*A.*X.*Y.*F.^2.*G.*H + A.*X.*Y.*F.*G.*H.^2.*cos(C).*4i + A.*X.*Y.*F.*G.*H.^2.*sin(C).*2i) + (A.*X.^3.*4i + A.*X.*F.^2.*4i + Y.^3.*G.*H.^3.*4i + A.*X.*Y.^2.*H.^2.*4i + 6.*A.*X.^2.*H.*cos(C) + 2.*A.*F.^2.*H.*cos(C) - A.*X.*H.^2.*cos(C).^2.*2i - Y.*G.*H.^3.*cos(C).^2.*4i - A.*F.*H.^2.*sin(2.*C).*1i - Y.*G.*H.^3.*sin(2.*C).*2i + X.^2.*Y.*G.*H.*4i + Y.*F.^2.*G.*H.*4i + 4.*A.*X.*F.*H.*sin(C) + 6.*X.*Y.*G.*H.^2.*cos(C) + 4.*Y.*F.*G.*H.^2.*cos(C) + 2.*Y.*F.*G.*H.^2.*sin(C)).^2).^(1./2))./2 + A.*F.^2.*H.*cos(C) + 2.*A.*X.*F.*H.*sin(C) + 3.*X.*Y.*G.*H.^2.*cos(C) + 2.*Y.*F.*G.*H.^2.*cos(C) + Y.*F.*G.*H.^2.*sin(C)))./(2.*((F.^2 + Y.^2.*H.^2 + X.^2).^2 + (X.*H.*cos(C) + F.*H.*sin(C)).^2));

UP2=- ((F.^2 + Y.^2.*H.^2 + X.^2).*(imag((- 8.*(F.^2 - sin(C).*F.*H.*1i + Y.^2.*H.^2 - cos(C).*X.*H.*1i + X.^2).*(2.*A.^2.*X.^2.*H.^2.*cos(C).^2 - 2.*A.^2.*X.^2.*F.^2 - 2.*Y.^4.*G.^2.*H.^4 - 2.*A.^2.*X.^4 + 4.*Y.^2.*G.^2.*H.^4.*cos(C).^2 + 4.*F.^2.*G.^2.*H.^2.*cos(C).^2 + 2.*X.^2.*G.^2.*H.^2.*sin(2.*C) + 2.*Y.^2.*G.^2.*H.^4.*sin(2.*C) + A.^2.*X.^3.*H.*cos(C).*4i - 2.*A.^2.*X.^2.*Y.^2.*H.^2 - 2.*X.^2.*Y.^2.*G.^2.*H.^2 - 2.*Y.^2.*F.^2.*G.^2.*H.^2 - 4.*A.*X.^3.*Y.*G.*H + X.*Y.^2.*G.^2.*H.^3.*cos(C).*4i - 4.*X.*F.*G.^2.*H.^2.*cos(C).^2 + Y.^2.*F.*G.^2.*H.^3.*cos(C).*4i + A.^2.*X.*F.*H.^2.*sin(2.*C) - 2.*X.*F.*G.^2.*H.^2.*sin(2.*C) - 4.*A.*X.*Y.^3.*G.*H.^3 + A.^2.*X.*F.^2.*H.*cos(C).*2i + A.^2.*X.^2.*F.*H.*sin(C).*2i + A.*X.^2.*Y.*G.*H.^2.*cos(C).*8i + 6.*A.*X.*Y.*G.*H.^3.*cos(C).^2 + A.*Y.*F.^2.*G.*H.^2.*cos(C).*2i + 2.*A.*X.*Y.*G.*H.^3.*sin(2.*C) + A.*Y.*F.*G.*H.^3.*sin(2.*C) - 4.*A.*X.*Y.*F.^2.*G.*H + A.*X.*Y.*F.*G.*H.^2.*cos(C).*4i + A.*X.*Y.*F.*G.*H.^2.*sin(C).*2i) + (A.*X.^3.*4i + A.*X.*F.^2.*4i + Y.^3.*G.*H.^3.*4i + A.*X.*Y.^2.*H.^2.*4i + 6.*A.*X.^2.*H.*cos(C) + 2.*A.*F.^2.*H.*cos(C) - A.*X.*H.^2.*cos(C).^2.*2i - Y.*G.*H.^3.*cos(C).^2.*4i - A.*F.*H.^2.*sin(2.*C).*1i - Y.*G.*H.^3.*sin(2.*C).*2i + X.^2.*Y.*G.*H.*4i + Y.*F.^2.*G.*H.*4i + 4.*A.*X.*F.*H.*sin(C) + 6.*X.*Y.*G.*H.^2.*cos(C) + 4.*Y.*F.*G.*H.^2.*cos(C) + 2.*Y.*F.*G.*H.^2.*sin(C)).^2).^(1./2))./2 + 2.*A.*X.^3 + 2.*A.*X.*F.^2 + 2.*Y.^3.*G.*H.^3 + 2.*A.*X.*Y.^2.*H.^2 - A.*X.*H.^2.*cos(C).^2 - 2.*Y.*G.*H.^3.*cos(C).^2 - (A.*F.*H.^2.*sin(2.*C))./2 - Y.*G.*H.^3.*sin(2.*C) + 2.*X.^2.*Y.*G.*H + 2.*Y.*F.^2.*G.*H))./(2.*((F.^2 + Y.^2.*H.^2 + X.^2).^2 + (X.*H.*cos(C) + F.*H.*sin(C)).^2)) - ((X.*H.*cos(C) + F.*H.*sin(C)).*(real((- 8.*(F.^2 - sin(C).*F.*H.*1i + Y.^2.*H.^2 - cos(C).*X.*H.*1i + X.^2).*(2.*A.^2.*X.^2.*H.^2.*cos(C).^2 - 2.*A.^2.*X.^2.*F.^2 - 2.*Y.^4.*G.^2.*H.^4 - 2.*A.^2.*X.^4 + 4.*Y.^2.*G.^2.*H.^4.*cos(C).^2 + 4.*F.^2.*G.^2.*H.^2.*cos(C).^2 + 2.*X.^2.*G.^2.*H.^2.*sin(2.*C) + 2.*Y.^2.*G.^2.*H.^4.*sin(2.*C) + A.^2.*X.^3.*H.*cos(C).*4i - 2.*A.^2.*X.^2.*Y.^2.*H.^2 - 2.*X.^2.*Y.^2.*G.^2.*H.^2 - 2.*Y.^2.*F.^2.*G.^2.*H.^2 - 4.*A.*X.^3.*Y.*G.*H + X.*Y.^2.*G.^2.*H.^3.*cos(C).*4i - 4.*X.*F.*G.^2.*H.^2.*cos(C).^2 + Y.^2.*F.*G.^2.*H.^3.*cos(C).*4i + A.^2.*X.*F.*H.^2.*sin(2.*C) - 2.*X.*F.*G.^2.*H.^2.*sin(2.*C) - 4.*A.*X.*Y.^3.*G.*H.^3 + A.^2.*X.*F.^2.*H.*cos(C).*2i + A.^2.*X.^2.*F.*H.*sin(C).*2i + A.*X.^2.*Y.*G.*H.^2.*cos(C).*8i + 6.*A.*X.*Y.*G.*H.^3.*cos(C).^2 + A.*Y.*F.^2.*G.*H.^2.*cos(C).*2i + 2.*A.*X.*Y.*G.*H.^3.*sin(2.*C) + A.*Y.*F.*G.*H.^3.*sin(2.*C) - 4.*A.*X.*Y.*F.^2.*G.*H + A.*X.*Y.*F.*G.*H.^2.*cos(C).*4i + A.*X.*Y.*F.*G.*H.^2.*sin(C).*2i) + (A.*X.^3.*4i + A.*X.*F.^2.*4i + Y.^3.*G.*H.^3.*4i + A.*X.*Y.^2.*H.^2.*4i + 6.*A.*X.^2.*H.*cos(C) + 2.*A.*F.^2.*H.*cos(C) - A.*X.*H.^2.*cos(C).^2.*2i - Y.*G.*H.^3.*cos(C).^2.*4i - A.*F.*H.^2.*sin(2.*C).*1i - Y.*G.*H.^3.*sin(2.*C).*2i + X.^2.*Y.*G.*H.*4i + Y.*F.^2.*G.*H.*4i + 4.*A.*X.*F.*H.*sin(C) + 6.*X.*Y.*G.*H.^2.*cos(C) + 4.*Y.*F.*G.*H.^2.*cos(C) + 2.*Y.*F.*G.*H.^2.*sin(C)).^2).^(1./2))./2 + 3.*A.*X.^2.*H.*cos(C) + A.*F.^2.*H.*cos(C) + 2.*A.*X.*F.*H.*sin(C) + 3.*X.*Y.*G.*H.^2.*cos(C) + 2.*Y.*F.*G.*H.^2.*cos(C) + Y.*F.*G.*H.^2.*sin(C)))./(2.*((F.^2 + Y.^2.*H.^2 + X.^2).^2 + (X.*H.*cos(C) + F.*H.*sin(C)).^2));

UP=UP2-UP1;


%
subplot(2,2,4)
surf(X,Y,UP);

zlim([-inf,inf])

legend('Im[\lambda]_{x_2}-Im[\lambda]_{x_1(base-state)} at k_b=10','Location','northwest')

%colorbar;
xlabel('k_a')
ylabel('k_{\theta}')
zlabel('\Delta Im[\lambda]')
title('k_b=10')


%title('Comparison of characteristic planes between real-state and base-state','FontSize',30)
